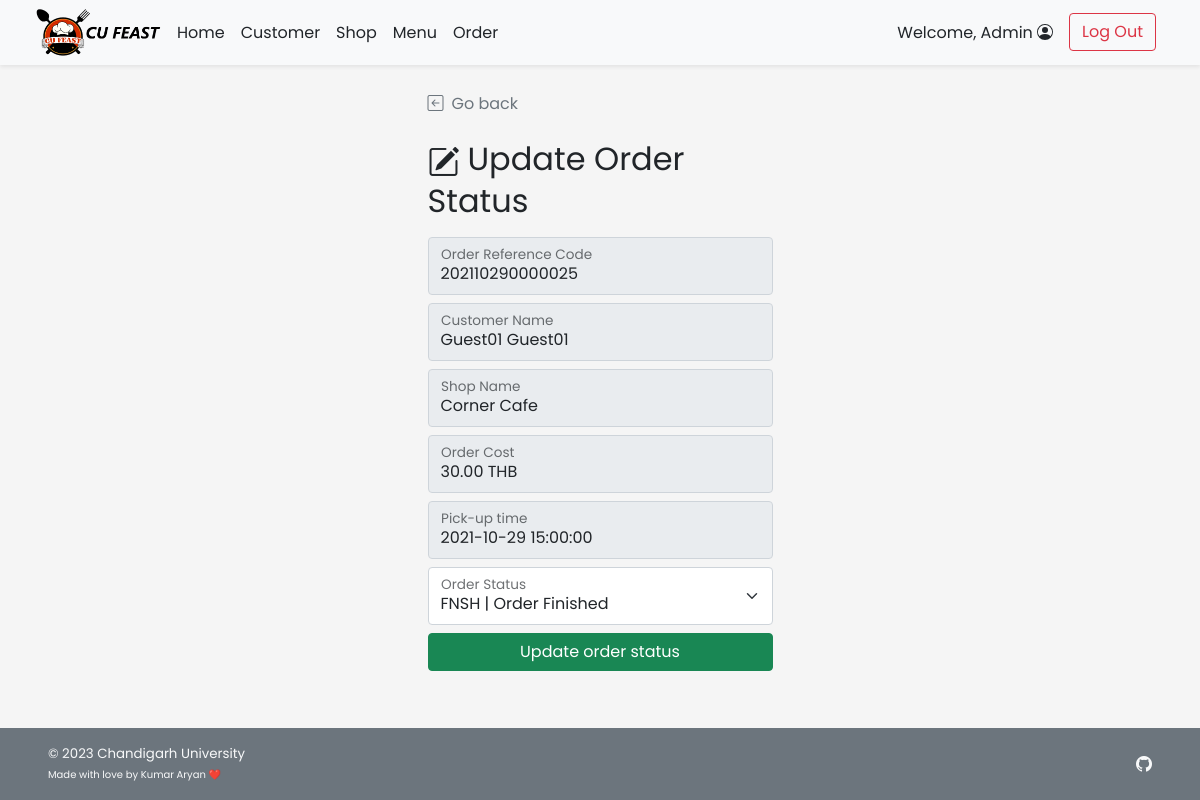
Screenshot of /admin/admin_order_update.php?orh_id=25 (signed in) with the database file from the repository.
### tables this page shows
CREATE TABLE `order_header` (
  `orh_id` int(11) NOT NULL,
  `orh_refcode` varchar(15) DEFAULT NULL,
  `c_id` int(11) NOT NULL,
  `s_id` int(11) NOT NULL,
  `p_id` int(11) NOT NULL,
  `orh_ordertime` timestamp NOT NULL DEFAULT current_timestamp(),
  `orh_pickuptime` datetime NOT NULL,
  `orh_orderstatus` varchar(10) NOT NULL,
  `orh_finishedtime` datetime DEFAULT NULL
);

CREATE TABLE `customer` (
  `c_id` int(11) NOT NULL,
  `c_username` varchar(45) NOT NULL,
  `c_pwd` varchar(45) NOT NULL,
  `c_firstname` varchar(45) NOT NULL,
  `c_lastname` varchar(45) NOT NULL,
  `c_email` varchar(100) NOT NULL,
  `c_gender` varchar(1) NOT NULL COMMENT 'M for Male, F for Female',
  `c_type` varchar(3) NOT NULL COMMENT 'Type of customer in this canteen (STD for student, INS for instructor, STF for staff, GUE for guest, ADM for admin, OTH for other)'
);

CREATE TABLE `shop` (
  `s_id` int(11) NOT NULL,
  `s_username` varchar(45) NOT NULL,
  `s_pwd` varchar(45) NOT NULL,
  `s_name` varchar(100) NOT NULL,
  `s_location` varchar(100) NOT NULL,
  `s_openhour` time NOT NULL,
  `s_closehour` time NOT NULL,
  `s_status` tinyint(4) NOT NULL DEFAULT 1 COMMENT 'Shop ready for taking an order or not (True for open, False for close)',
  `s_preorderStatus` tinyint(4) NOT NULL DEFAULT 1 COMMENT 'Shop is ready for tomorrow pre-order or not',
  `s_email` varchar(100) NOT NULL,
  `s_phoneno` varchar(45) NOT NULL,
  `s_pic` text DEFAULT NULL
);

CREATE TABLE `payment` (
  `p_id` int(11) NOT NULL,
  `c_id` int(11) NOT NULL,
  `p_type` varchar(45) NOT NULL,
  `p_amount` decimal(7,2) NOT NULL,
  `p_detail` text DEFAULT NULL
);

### admin/admin_order_update.php (the view, shortened to what this page needs)
<!DOCTYPE html>
<html lang="en">
<head>
    <?php
        include("../conn_db.php");
        include('../head.php');
    ?>
    <link href="../css/main.css" rel="stylesheet">
    <link href="../css/login.css" rel="stylesheet">
</head>
<body class="d-flex flex-column h-100">
    <?php include('nav_header_admin.php')?>
    <div class="container form-signin mt-auto w-50">
        <a class="nav nav-item text-decoration-none text-muted" href="#" onclick="history.back();">
            <i class="bi bi-arrow-left-square me-2"></i>Go back
        </a>
        <?php
            $orh_id = $_GET["orh_id"];
            $query = "SELECT orh.orh_refcode,orh.orh_ordertime,c.c_firstname,c.c_lastname,orh.orh_orderstatus,orh.orh_pickuptime,p.p_amount,s.s_name
                FROM order_header orh INNER JOIN customer c ON orh.c_id = c.c_id INNER JOIN payment p ON p.p_id = orh.p_id
                INNER JOIN shop s ON orh.s_id = s.s_id WHERE orh.orh_id = {$orh_id};";
            $result = $mysqli ->query($query);
            $row = $result -> fetch_array();
        ?>
        <form method="POST" action="admin_order_update.php" class="form-floating">
            <h2 class="mt-4 mb-3 fw-normal text-bold"><i class="bi bi-pencil-square me-2"></i>Update Order Status</h2>
            <div class="form-floating mb-2">
                <input type="text" class="form-control" id="orderrefcode" placeholder="Order Reference Code" value="<?php echo $row["orh_refcode"];?>" disabled>
                <label for="orderrefcode">Order Reference Code</label>
            </div>
            <div class="form-floating mb-2">
                <input type="text" class="form-control" id="customername" placeholder="Customer Name" value="<?php echo $row["c_firstname"]." ".$row["c_lastname"];?>" disabled>
                <label for="customername">Customer Name</label>
            </div>
            <div class="form-floating mb-2">
                <input type="text" class="form-control" id="shopname" placeholder="Shop Name" value="<?php echo $row["s_name"];?>" disabled>
                <label for="shopname">Shop Name</label>
            </div>
            <div class="form-floating mb-2">
                <input type="text" class="form-control" id="ordercost" placeholder="Order Cost" value="<?php echo $row["p_amount"]." THB";?>" disabled>
                <label for="ordercost">Order Cost</label>
            </div>
            <div class="form-floating mb-2">
                <input type="datetime" class="form-control" id="pickuptime" placeholder="Pick-up time" value="<?php echo $row["orh_pickuptime"];?>" disabled>
                <label for="pickuptime">Pick-up time</label>
            </div>
            <div class="form-floating mb-2">
                <select class="form-select" id="orderstatus" name="os">
                    <option value="FNSH" <?php if($row["orh_orderstatus"]=="FNSH"){ echo "selected";}?>>FNSH | Order Finished</option>
                </select>
                <label for="orderstatus">Order Status</label>
            </div>
            <button class="w-100 btn btn-success mb-3" name="upd_confirm" type="submit">Update order status</button>
        </form>
    </div>
    <footer
    class="footer d-flex flex-wrap justify-content-between align-items-center px-5 py-3 mt-auto bg-secondary text-light">
        <span class="smaller-font">&copy; 2023 Chandigarh University<br /><span class="xsmall-font">Made with love by Kumar Aryan ❤️</span></span>
        <ul class="nav justify-content-end list-unstyled d-flex">
            <li class="ms-3"><a class="text-light" target="_blank" href="https://github.com/kumararyan0530"><i
                        class="bi bi-github"></i></a></li>
        </ul>
    </footer>
</body>
</html>

### css/main.css (style rules this page uses)
html { height: 100%; }
body { height: 100%; padding-top: 4rem; margin-bottom: -50px; font-family: 'Poppins', 'Noto Sans Thai', sans-serif; }
a { cursor: pointer; }
.bi { vertical-align: -.125em; fill: currentColor; }
.smaller-font { font-size: smaller; }
.xsmall-font { font-size: x-small; }

### css/login.css (style rules this page uses)
html, body { height: 100%; font-family: 'Poppins', 'Noto Sans Thai', sans-serif; }
body { background-color: #f5f5f5; padding-top: 4rem; margin-bottom: -50px; }
.form-signin { width: 100%; max-width: 375px; padding: 15px; margin: auto; }
.smaller-font { font-size: smaller; }
.xsmall-font { font-size: x-small; }

### rows the page displays
order_header: orh_refcode "202110290000025", c.c_lastname "Guest01 Guest01", s.s_name "Corner Cafe", p.p_amount "30.00 THB", orh_pickuptime "2021-10-29 15:00:00", os "FNSH | Order Finished"

### other values shown
$_SESSION['firstname'] "Admin"
